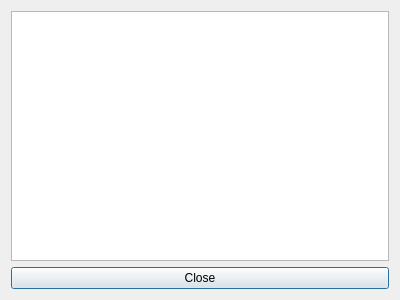
<?xml version="1.0" encoding="UTF-8"?>
<ui version="4.0">
 <class>DebugDialog</class>
 <widget class="QDialog" name="DebugDialog">
  <property name="geometry">
   <rect>
    <x>0</x>
    <y>0</y>
    <width>400</width>
    <height>300</height>
   </rect>
  </property>
  <property name="windowTitle">
   <string>Debug</string>
  </property>
  <layout class="QGridLayout" name="gridLayout">
   <item row="0" column="0">
    <layout class="QVBoxLayout" name="verticalLayout">
     <item>
      <widget class="QPlainTextEdit" name="debugOutput"/>
     </item>
     <item>
      <widget class="QPushButton" name="pushButton">
       <property name="text">
        <string>Close</string>
       </property>
      </widget>
     </item>
    </layout>
   </item>
  </layout>
 </widget>
 <resources/>
 <connections/>
</ui>
